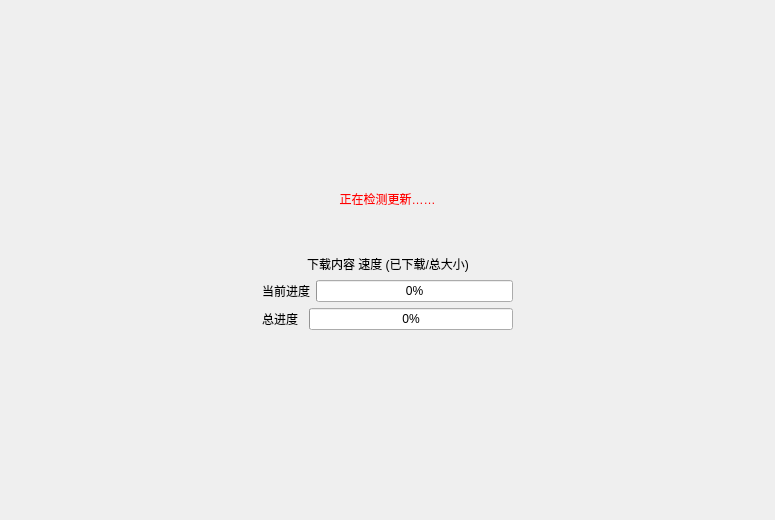
<?xml version="1.0" encoding="UTF-8"?>
<ui version="4.0">
 <class>Widget</class>
 <widget class="QWidget" name="Widget">
  <property name="geometry">
   <rect>
    <x>0</x>
    <y>0</y>
    <width>775</width>
    <height>520</height>
   </rect>
  </property>
  <property name="windowTitle">
   <string>Widget</string>
  </property>
  <layout class="QHBoxLayout" name="horizontalLayout_4">
   <item>
    <spacer name="horizontalSpacer_3">
     <property name="orientation">
      <enum>Qt::Horizontal</enum>
     </property>
     <property name="sizeHint" stdset="0">
      <size>
       <width>234</width>
       <height>20</height>
      </size>
     </property>
    </spacer>
   </item>
   <item>
    <layout class="QVBoxLayout" name="verticalLayout_2">
     <item>
      <spacer name="verticalSpacer_2">
       <property name="orientation">
        <enum>Qt::Vertical</enum>
       </property>
       <property name="sizeHint" stdset="0">
        <size>
         <width>20</width>
         <height>40</height>
        </size>
       </property>
      </spacer>
     </item>
     <item>
      <layout class="QVBoxLayout" name="verticalLayout">
       <item>
        <widget class="QLabel" name="labelTitle">
         <property name="styleSheet">
          <string notr="true">font: 75 14pt &quot;Adobe Caslon Pro&quot;;
color: rgb(255, 0, 0);</string>
         </property>
         <property name="text">
          <string>正在检测更新……</string>
         </property>
         <property name="alignment">
          <set>Qt::AlignCenter</set>
         </property>
        </widget>
       </item>
       <item>
        <layout class="QHBoxLayout" name="horizontalLayout_3">
         <property name="topMargin">
          <number>40</number>
         </property>
         <item>
          <spacer name="horizontalSpacer">
           <property name="orientation">
            <enum>Qt::Horizontal</enum>
           </property>
           <property name="sizeHint" stdset="0">
            <size>
             <width>40</width>
             <height>20</height>
            </size>
           </property>
          </spacer>
         </item>
         <item>
          <widget class="QLabel" name="labelTip">
           <property name="text">
            <string>下载内容 速度 (已下载/总大小)</string>
           </property>
          </widget>
         </item>
         <item>
          <spacer name="horizontalSpacer_2">
           <property name="orientation">
            <enum>Qt::Horizontal</enum>
           </property>
           <property name="sizeHint" stdset="0">
            <size>
             <width>40</width>
             <height>20</height>
            </size>
           </property>
          </spacer>
         </item>
        </layout>
       </item>
       <item>
        <layout class="QHBoxLayout" name="horizontalLayout" stretch="1,5">
         <item>
          <widget class="QLabel" name="label_2">
           <property name="text">
            <string>当前进度</string>
           </property>
          </widget>
         </item>
         <item>
          <widget class="QProgressBar" name="progressBarCur">
           <property name="value">
            <number>0</number>
           </property>
          </widget>
         </item>
        </layout>
       </item>
       <item>
        <layout class="QHBoxLayout" name="horizontalLayout_2" stretch="1,5">
         <item>
          <widget class="QLabel" name="label">
           <property name="text">
            <string>总进度</string>
           </property>
          </widget>
         </item>
         <item>
          <widget class="QProgressBar" name="progressBarTotal">
           <property name="value">
            <number>0</number>
           </property>
          </widget>
         </item>
        </layout>
       </item>
      </layout>
     </item>
     <item>
      <spacer name="verticalSpacer">
       <property name="orientation">
        <enum>Qt::Vertical</enum>
       </property>
       <property name="sizeHint" stdset="0">
        <size>
         <width>20</width>
         <height>40</height>
        </size>
       </property>
      </spacer>
     </item>
    </layout>
   </item>
   <item>
    <spacer name="horizontalSpacer_4">
     <property name="orientation">
      <enum>Qt::Horizontal</enum>
     </property>
     <property name="sizeHint" stdset="0">
      <size>
       <width>233</width>
       <height>20</height>
      </size>
     </property>
    </spacer>
   </item>
  </layout>
 </widget>
 <layoutdefault spacing="6" margin="11"/>
 <resources/>
 <connections/>
</ui>
